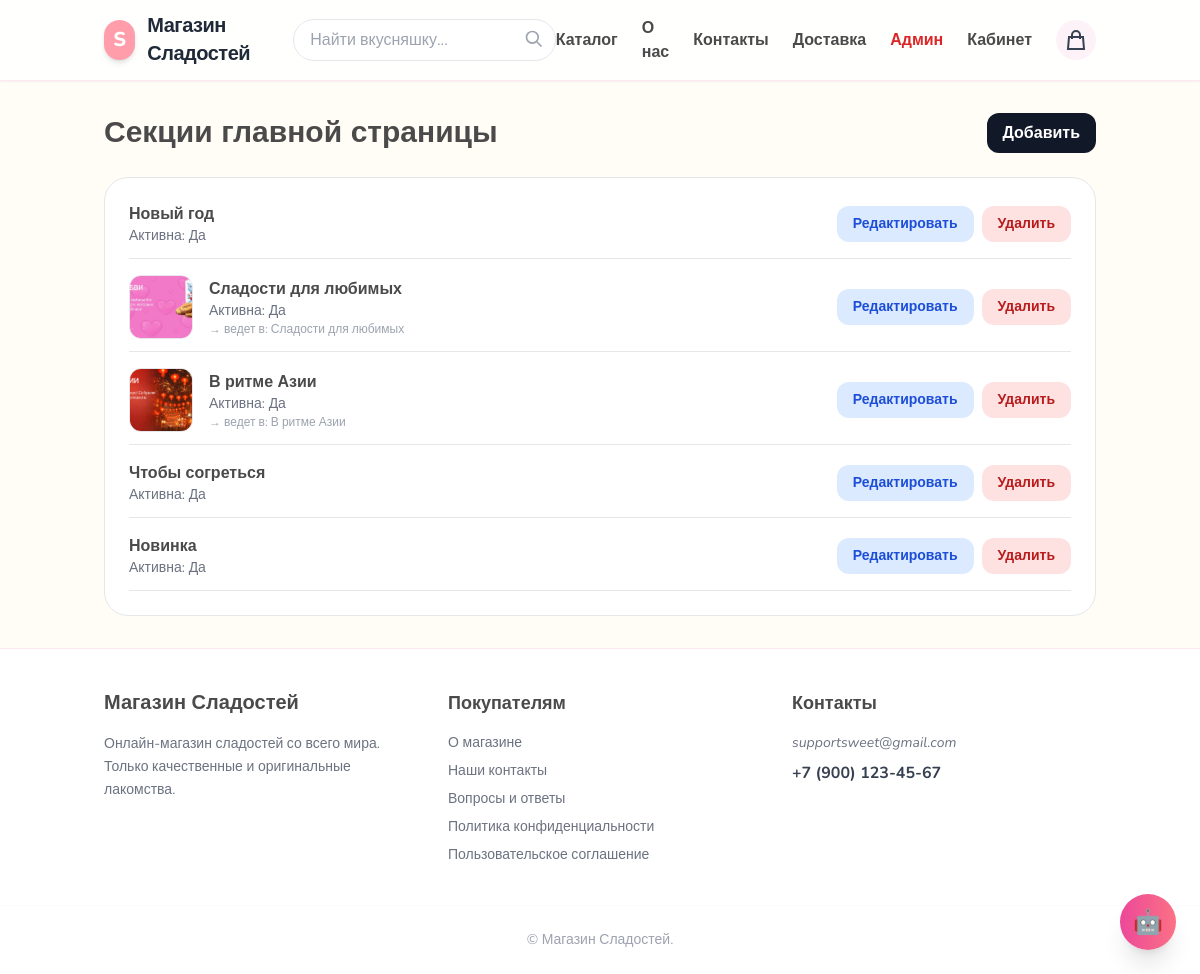
/store/admin/sections/ (signed in), run on an earlier commit of the app's database.
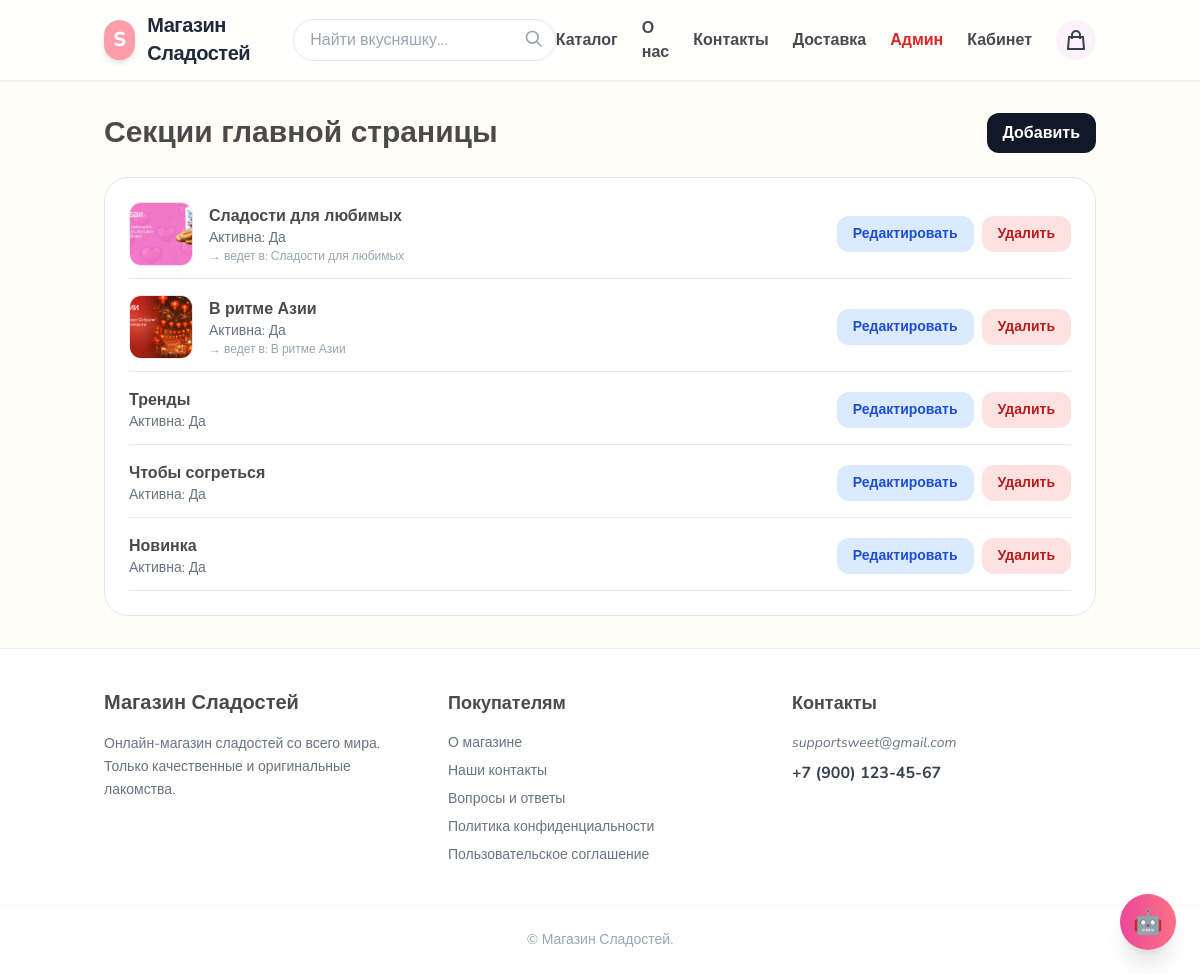
And on a later commit of the database.
### store/models.py (models this page shows, shortened)
class HomeSection(models.Model):
    title = models.CharField("Заголовок секции", max_length=120)
    slug = models.SlugField(unique=True)
    products = models.ManyToManyField(
        Product,
        verbose_name="Товары",
        blank=True
    )
    image = models.ImageField(
        "Баннер (картинка)",
        upload_to="sections/",
        blank=True,
        null=True
    )
    link_section = models.ForeignKey(
        "self",
        verbose_name="Ссылка на секцию",
        on_delete=models.SET_NULL,
        blank=True,
        null=True,
        related_name="linked_from"
    )
    is_active = models.BooleanField("Активна", default=True)
    order = models.PositiveIntegerField("Порядок", default=0)
    class Meta:
        ordering = ["order"]
        verbose_name = "Секция главной"
        verbose_name_plural = "Секции главной"

### store/views.py (the view)
# urls.py: path("admin/sections/", views.admin_sections, name="admin_sections"),
@staff_required
def admin_sections(request):
    sections = HomeSection.objects.all().order_by('order')
    return render(request, "store/admin/sections.html", {"sections": sections})

### cart/cart.py (called while the page is built)
    def __len__(self):
        return sum(item["quantity"] for item in self.cart.values())

### cart/context_processors.py (called while the page is built)
def cart_counter(request):
    cart = Cart(request)
    return {"cart_counter": len(cart)}

### store/context_processors.py (called while the page is built)
def categories_processor(request):
    return {
        "categories": Category.objects.all()
    }

### store/views.py (called while the page is built)
def staff_required(view_func):
    return user_passes_test(lambda u: u.is_staff, login_url='users:login')(view_func)

### templates/store/admin/sections.html
{% extends "base.html" %}
{% block content %}
<div class="max-w-5xl mx-auto space-y-6">
  <div class="flex justify-between items-center">
    <h1 class="text-3xl font-black">Секции главной страницы</h1>
    <a href="{% url 'store:admin_add_section' %}"
       class="px-4 py-2 rounded-xl bg-gray-900 text-white font-bold hover:bg-pink-500 transition">
      Добавить
    </a>
  </div>
  <ul class="bg-white border rounded-3xl p-6 space-y-4">
    {% for section in sections %}
      <li class="flex justify-between items-center border-b pb-3">
        <div class="flex items-center gap-4">
          {% if section.image %}
            <img src="{{ section.image.url }}"
                 class="w-16 h-16 object-cover rounded-xl border">
          {% endif %}
          <div>
            <p class="font-bold">{{ section.title }}</p>
            <p class="text-gray-500 text-sm">
              Активна: {% if section.is_active %}Да{% else %}Нет{% endif %}
            </p>
            {% if section.link_section %}
              <p class="text-xs text-gray-400">
                → ведет в: {{ section.link_section.title }}
              </p>
            {% endif %}
          </div>
        </div>
        <div class="flex gap-2">
          <a href="{% url 'store:admin_edit_section' section.id %}"
             class="px-4 py-2 rounded-xl bg-blue-100 text-blue-700 text-sm font-bold hover:bg-blue-200">
            Редактировать
          </a>
          <a href="{% url 'store:admin_delete_section' section.id %}"
             onclick="return confirm('Удалить секцию?')"
             class="px-4 py-2 rounded-xl bg-red-100 text-red-700 text-sm font-bold hover:bg-red-200">
            Удалить
          </a>
        </div>
      </li>
    {% empty %}
      <li class="text-center text-gray-400">
        Секций нет
      </li>
    {% endfor %}
  </ul>
</div>
{% endblock %}

What changed in the data, as far as the page shows it:
removed HomeSection: title "Новый год", is_active "Да"
added HomeSection: title "Тренды", is_active "Да"
